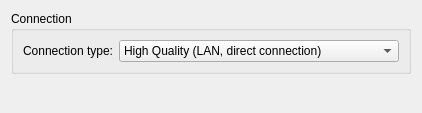
<ui version="4.0" >
 <class>VncPreferences</class>
 <widget class="QWidget" name="VncPreferences" >
  <property name="geometry" >
   <rect>
    <x>0</x>
    <y>0</y>
    <width>420</width>
    <height>113</height>
   </rect>
  </property>
  <layout class="QVBoxLayout" >
   <item>
    <widget class="QGroupBox" name="vncGroupBox" >
     <property name="title" >
      <string>Connection</string>
     </property>
     <layout class="QGridLayout" >
      <item row="0" column="0" >
       <widget class="QLabel" name="connectionLabel" >
        <property name="text" >
         <string>Connection type:</string>
        </property>
       </widget>
      </item>
      <item row="0" column="1" >
       <widget class="QComboBox" name="kcfg_Quality" >
        <property name="minimumSize" >
         <size>
          <width>280</width>
          <height>0</height>
         </size>
        </property>
        <property name="whatsThis" >
         <string>Use this to specify the performance of your connection. Note that you should select the speed of the weakest link - even if you have a high speed connection, it will not help you if the remote computer uses a slow modem. Choosing a level of quality that is too high on a slow link will cause slower response times. Choosing a lower quality will increase latencies in high speed connections and results in lower image quality, especially in 'Low Quality' mode.</string>
        </property>
        <item>
         <property name="text" >
          <string>High Quality (LAN, direct connection)</string>
         </property>
        </item>
        <item>
         <property name="text" >
          <string>Medium Quality (DSL, Cable, fast Internet)</string>
         </property>
        </item>
        <item>
         <property name="text" >
          <string>Low Quality (Modem, ISDN, slow Internet)</string>
         </property>
        </item>
       </widget>
      </item>
      <item row="1" column="0" >
       <spacer>
        <property name="orientation" >
         <enum>Qt::Horizontal</enum>
        </property>
        <property name="sizeHint" >
         <size>
          <width>161</width>
          <height>0</height>
         </size>
        </property>
       </spacer>
      </item>
     </layout>
    </widget>
   </item>
   <item>
    <spacer>
     <property name="orientation" >
      <enum>Qt::Vertical</enum>
     </property>
     <property name="sizeHint" >
      <size>
       <width>20</width>
       <height>40</height>
      </size>
     </property>
    </spacer>
   </item>
  </layout>
 </widget>
 <resources/>
 <connections/>
</ui>
